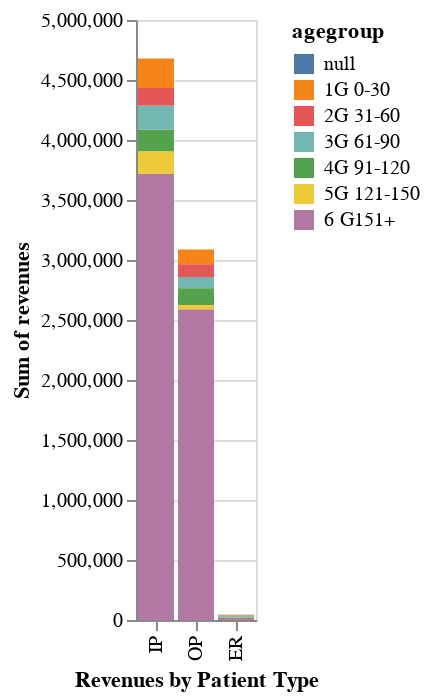

Notebook source saved alongside this figure:
### Code cell
import altair as alt
dflm=pd.read_excel('dflowtomid.xlsx')

alt.Chart(dflm).mark_bar().encode(
    x=alt.X('Patient Type', title='Revenues by Patient Type', sort=alt.EncodingSortField(
        field='revenues',
        op='sum',
        order='descending')),
    y='sum(revenues)',
    color='agegroup:N'
)

### Figure 1 — Vega-Lite specification as saved in the notebook (floating-point values rounded to 4 significant figures; data arrays with more than 128 entries replaced by an {"elided": "..."} marker saying what was removed)
{"config": {"view": {"continuousWidth": 400, "continuousHeight": 300}}, "data": {"name": "data-0d9d4c70c17fe2672e4276bd83e766bd"}, "mark": "bar", "encoding": {"color": {"type": "nominal", "field": "agegroup"}, "x": {"type": "nominal", "field": "Patient Type", "sort": {"field": "revenues", "op": "sum", "order": "descending"}, "title": "Revenues by Patient Type"}, "y": {"type": "quantitative", "aggregate": "sum", "field": "revenues"}}, "$schema": "https://vega.github.io/schema/vega-lite/v4.8.1.json", "datasets": {"data-0d9d4c70c17fe2672e4276bd83e766bd": {"elided": "983 records"}}}
